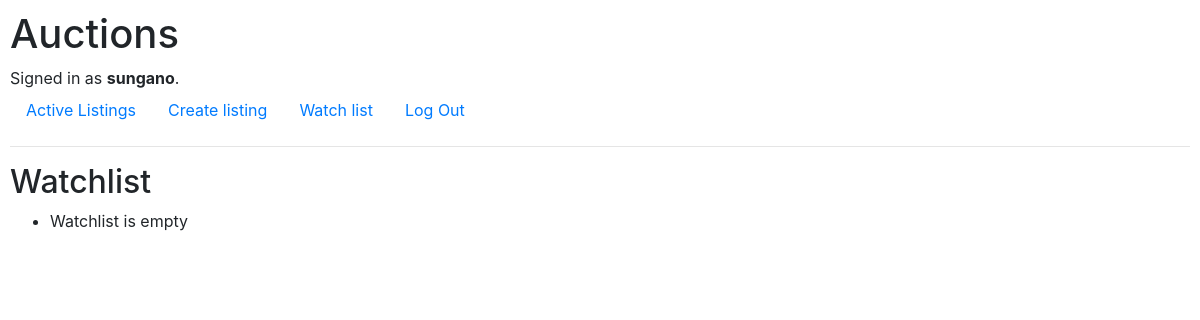
The page /watchlist (signed in) on the database as committed earlier.
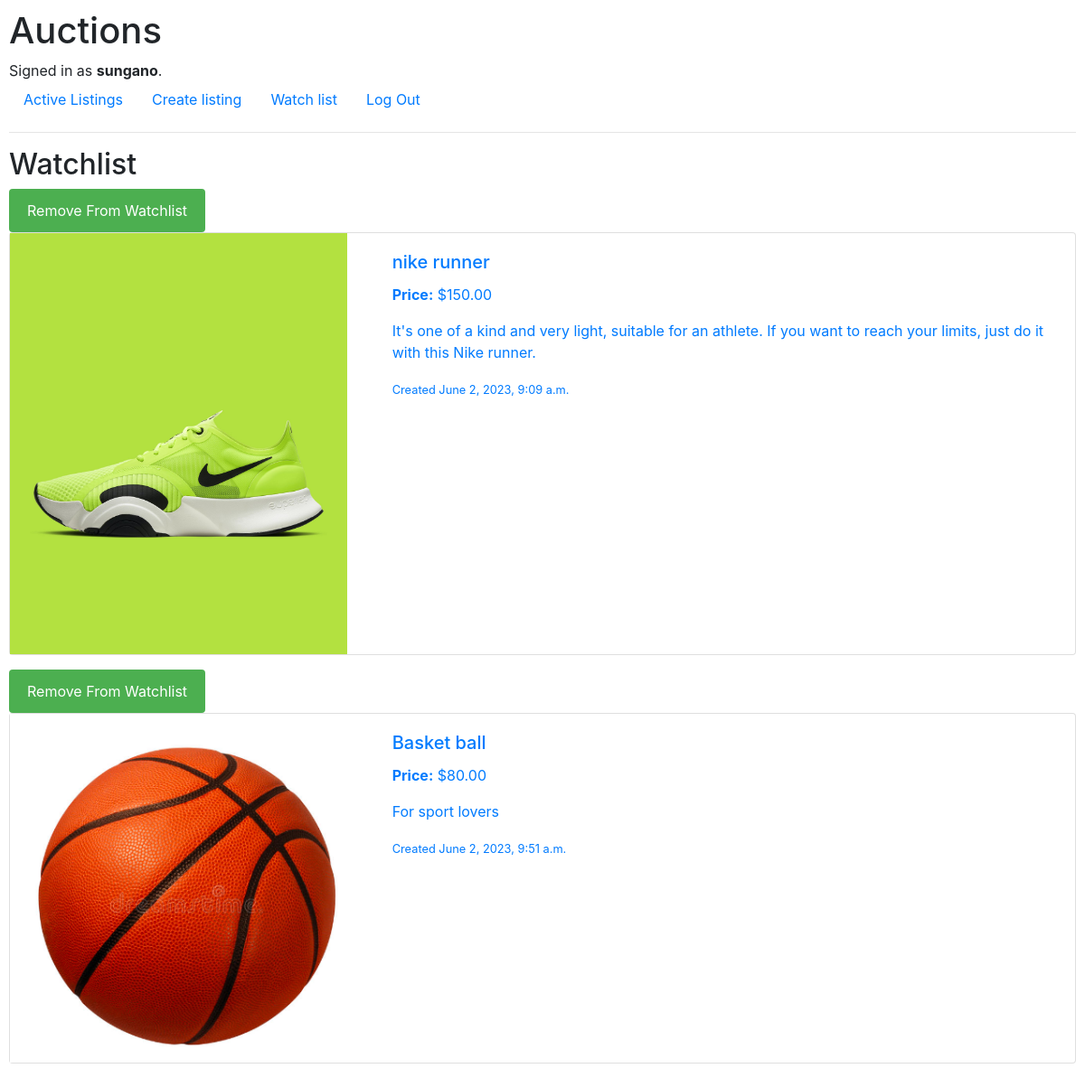
The same page on the database as committed later.
### auctions/models.py (models this page shows, shortened)
class User(AbstractUser):
    pass

class Auction_listings(models.Model):
    item_name = models.CharField(max_length=64)
    price = models.DecimalField(max_digits=10, decimal_places=2)
    discription = models.TextField(max_length=500)
    image = models.ImageField(null=True, blank=True, upload_to='images/', default='default.jpg')
    category = models.ForeignKey("Category", on_delete=models.CASCADE, null=True, blank=True)
    listed_by = models.ForeignKey("User", on_delete=models.CASCADE)
    last_updated = models.DateTimeField(auto_now=True)
    is_active = models.BooleanField(default=True)

### auctions/views.py (the view, shortened to what this page needs)
# urls.py: path("watchlist", views.watchlist, name="watchlist"),
@login_required
def watchlist(request):
    message = None
    color = None
    watch_list = Auction_listings.objects.filter(watch_list__user=request.user)
    return render(request, "auctions/watchlist.html", {
        "watchlist": watch_list,
        "message": message,
        "color": color
    })

### auctions/templates/auctions/watchlist.html (shortened to what this page needs)
{% extends "auctions/layout.html" %}
{% block body %}
    <h2>Watchlist</h2>
    {% for list in watchlist %}
        <form action="{% url 'watchlist_del' %}" method="post">
            <input type="submit" class="btn-primary" value="Remove From Watchlist">
        </form>
        <a href="{% url 'listing' id=list.id %}">
        <div class="card mb-3">
            <div class="row g-0">
            <div class="col-md-4">
                <img src="{{ list.image.url }}" class="img-fluid rounded-start" alt="image for the item">
            </div>
            <div class="col-md-8">
                <div class="card-body">
                <h5 class="card-title">{{ list.item_name }}</h5>
                <p class="card-text"> <strong>Price:</strong> ${{ list.price }}</p>
                <p class="card-text">{{ list.discription }}</p>
                <p class="card-text"><small class="text-body-secondary">Created {{ list.last_updated }}</small></p>
                </div>
            </div>
            </div>
        </div>
        </a>
    {% empty %}
    <ul>
        <li>Watchlist is empty</li>
    </ul>
    {% endfor %}
{% endblock %}

### auctions/templates/auctions/layout.html (shortened to what this page needs)
{% load static %}
<!DOCTYPE html>
<html lang="en">
    <head>
        <link rel="stylesheet" href="https://stackpath.bootstrapcdn.com/bootstrap/4.4.1/css/bootstrap.min.css">
        <link href="{% static 'auctions/styles.css' %}" rel="stylesheet">
    </head>
    <body>
        <h1>Auctions</h1>
        <div>
            {% if user.is_authenticated %}
                Signed in as <strong>{{ user.username }}</strong>.
            {% else %}
                Not signed in.
            {% endif %}
        </div>
        <ul class="nav">
            <li class="nav-item">
                <a class="nav-link" href="{% url 'index' %}">Active Listings</a>
            </li>
            <li class="nav-item">
                <a class="nav-link" href="{% url 'create_listing' %}">Create listing</a>
            </li>
            <li class="nav-item">
                <a class="nav-link" href="{% url 'watchlist' %}">Watch list</a>
            </li>
            {% if user.is_authenticated %}
                <li class="nav-item">
                    <a class="nav-link" href="{% url 'logout' %}">Log Out</a>
                </li>
            {% endif %}
        </ul>
        <hr>
        {% block body %}
        {% endblock %}
    </body>
</html>

### auctions/static/auctions/styles.css (style rules this page uses)
body { padding: 10px; }
form input[type="submit"] { background-color: #4CAF50; color: white; padding: 12px 20px; border: none; border-radius: 4px; cursor: pointer; }

Rows that differ between the two databases and show on the page:
added Auction_listings: image (picture), item_name "nike runner", price "150.00", discription "It's one of a kind and very light, suitable for an athlete. If you want to reach your limits, just do it with this Nike runner.", last_updated "June 2, 2023, 9:09 a.m."
added Auction_listings: image (picture), item_name "Basket ball", price "80.00", discription "For sport lovers", last_updated "June 2, 2023, 9:51 a.m."
Other text that changed with them:
text no longer shown: "Watchlist is empty"
